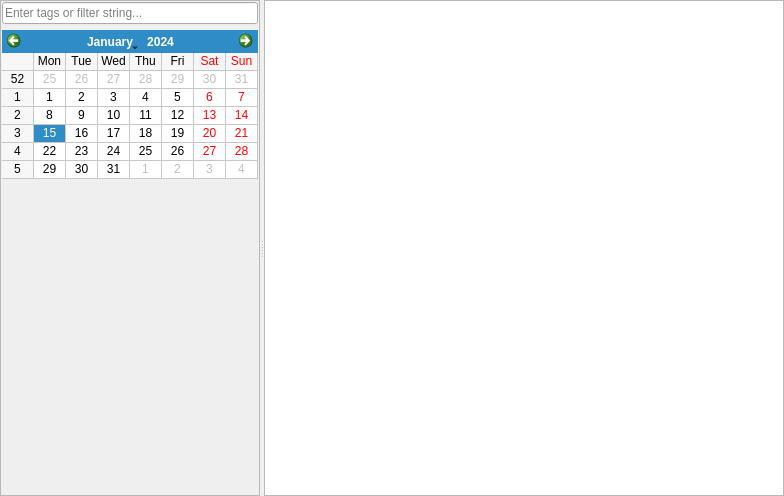
<?xml version="1.0" encoding="UTF-8"?>
<ui version="4.0">
 <class>TodoTab</class>
 <widget class="QWidget" name="TodoTab">
  <property name="geometry">
   <rect>
    <x>0</x>
    <y>0</y>
    <width>784</width>
    <height>496</height>
   </rect>
  </property>
  <property name="windowTitle">
   <string/>
  </property>
  <layout class="QVBoxLayout" name="verticalLayout_2">
   <property name="margin">
    <number>0</number>
   </property>
   <item>
    <widget class="QSplitter" name="splitter">
     <property name="orientation">
      <enum>Qt::Horizontal</enum>
     </property>
     <widget class="QFrame" name="frame">
      <property name="frameShape">
       <enum>QFrame::StyledPanel</enum>
      </property>
      <property name="frameShadow">
       <enum>QFrame::Raised</enum>
      </property>
      <layout class="QVBoxLayout" name="verticalLayout">
       <property name="margin">
        <number>1</number>
       </property>
       <item>
        <widget class="LeechCraft::Util::TagsLineEdit" name="FilterLine_">
         <property name="sizePolicy">
          <sizepolicy hsizetype="Minimum" vsizetype="Fixed">
           <horstretch>0</horstretch>
           <verstretch>0</verstretch>
          </sizepolicy>
         </property>
         <property name="placeholderText">
          <string>Enter tags or filter string...</string>
         </property>
        </widget>
       </item>
       <item>
        <widget class="QCalendarWidget" name="Calendar_">
         <property name="sizePolicy">
          <sizepolicy hsizetype="Preferred" vsizetype="Fixed">
           <horstretch>0</horstretch>
           <verstretch>0</verstretch>
          </sizepolicy>
         </property>
         <property name="firstDayOfWeek">
          <enum>Qt::Monday</enum>
         </property>
         <property name="gridVisible">
          <bool>true</bool>
         </property>
        </widget>
       </item>
       <item>
        <spacer name="verticalSpacer">
         <property name="orientation">
          <enum>Qt::Vertical</enum>
         </property>
         <property name="sizeHint" stdset="0">
          <size>
           <width>20</width>
           <height>40</height>
          </size>
         </property>
        </spacer>
       </item>
      </layout>
     </widget>
     <widget class="QTreeView" name="TodoTree_">
      <property name="sizePolicy">
       <sizepolicy hsizetype="Expanding" vsizetype="Expanding">
        <horstretch>1</horstretch>
        <verstretch>0</verstretch>
       </sizepolicy>
      </property>
      <property name="contextMenuPolicy">
       <enum>Qt::ActionsContextMenu</enum>
      </property>
      <property name="rootIsDecorated">
       <bool>false</bool>
      </property>
      <property name="sortingEnabled">
       <bool>true</bool>
      </property>
     </widget>
    </widget>
   </item>
  </layout>
 </widget>
 <customwidgets>
  <customwidget>
   <class>LeechCraft::Util::TagsLineEdit</class>
   <extends>QLineEdit</extends>
   <header location="global">util/tags/tagslineedit.h</header>
  </customwidget>
 </customwidgets>
 <resources/>
 <connections/>
</ui>
